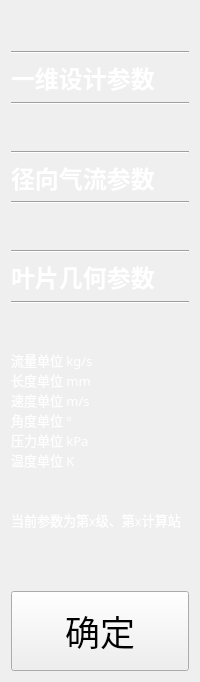
        <widget class="QWidget" name="widget_0" native="true">
         <layout class="QVBoxLayout" name="verticalLayout" stretch="1,0,0,0,1,0,0,0,1,0,0,0,1,0,5,1,0">
          <item>
           <spacer name="verticalSpacer_4">
            <property name="orientation">
             <enum>Qt::Vertical</enum>
            </property>
            <property name="sizeHint" stdset="0">
             <size>
              <width>20</width>
              <height>40</height>
             </size>
            </property>
           </spacer>
          </item>
          <item>
           <widget class="Line" name="line_6">
            <property name="orientation">
             <enum>Qt::Horizontal</enum>
            </property>
           </widget>
          </item>
          <item>
           <widget class="QPushButton" name="pushButton_yiwei">
            <property name="maximumSize">
             <size>
              <width>201</width>
              <height>16777215</height>
             </size>
            </property>
            <property name="font">
             <font>
              <family>Agency FB</family>
              <pointsize>18</pointsize>
              <weight>75</weight>
              <bold>true</bold>
             </font>
            </property>
            <property name="styleSheet">
             <string notr="true">QPushButton{
	color: rgb(255, 255, 255);
text-align:left;

	border:0px outset rgb(255, 255, 255);
	border-radius:8px;
}
QPushButton:hover {

border:2px outset rgba(36, 36, 36,0);
}
QPushButton:pressed {

border:4px outset rgba(36, 36, 36,0);
}</string>
            </property>
            <property name="text">
             <string>一维设计参数</string>
            </property>
           </widget>
          </item>
          <item>
           <widget class="Line" name="line_5">
            <property name="orientation">
             <enum>Qt::Horizontal</enum>
            </property>
           </widget>
          </item>
          <item>
           <spacer name="verticalSpacer_3">
            <property name="orientation">
             <enum>Qt::Vertical</enum>
            </property>
            <property name="sizeHint" stdset="0">
             <size>
              <width>20</width>
              <height>40</height>
             </size>
            </property>
           </spacer>
          </item>
          <item>
           <widget class="Line" name="line_3">
            <property name="orientation">
             <enum>Qt::Horizontal</enum>
            </property>
           </widget>
          </item>
          <item>
           <widget class="QPushButton" name="pushButton_jingxiang">
            <property name="maximumSize">
             <size>
              <width>16777215</width>
              <height>16777215</height>
             </size>
            </property>
            <property name="font">
             <font>
              <family>Arial</family>
              <pointsize>18</pointsize>
              <weight>75</weight>
              <bold>true</bold>
             </font>
            </property>
            <property name="styleSheet">
             <string notr="true">QPushButton{
	color: rgb(255, 255, 255);
text-align:left;

	border:0px outset rgb(255, 255, 255);
	border-radius:8px;
}
QPushButton:hover {

border:2px outset rgba(36, 36, 36,0);
}
QPushButton:pressed {

border:4px outset rgba(36, 36, 36,0);
}</string>
            </property>
            <property name="text">
             <string>径向气流参数</string>
            </property>
           </widget>
          </item>
          <item>
           <widget class="Line" name="line_4">
            <property name="orientation">
             <enum>Qt::Horizontal</enum>
            </property>
           </widget>
          </item>
          <item>
           <spacer name="verticalSpacer_2">
            <property name="orientation">
             <enum>Qt::Vertical</enum>
            </property>
            <property name="sizeHint" stdset="0">
             <size>
              <width>20</width>
              <height>40</height>
             </size>
            </property>
           </spacer>
          </item>
          <item>
           <widget class="Line" name="line">
            <property name="orientation">
             <enum>Qt::Horizontal</enum>
            </property>
           </widget>
          </item>
          <item>
           <widget class="QPushButton" name="pushButton_yepian">
            <property name="font">
             <font>
              <family>Agency FB</family>
              <pointsize>18</pointsize>
              <weight>75</weight>
              <bold>true</bold>
             </font>
            </property>
            <property name="styleSheet">
             <string notr="true">QPushButton{
	color: rgb(255, 255, 255);
text-align:left;

	border:0px outset rgb(255, 255, 255);
	border-radius:8px;
}
QPushButton:hover {

border:2px outset rgba(36, 36, 36,0);
}
QPushButton:pressed {

border:4px outset rgba(36, 36, 36,0);
}</string>
            </property>
            <property name="text">
             <string>叶片几何参数</string>
            </property>
           </widget>
          </item>
          <item>
           <widget class="Line" name="line_2">
            <property name="orientation">
             <enum>Qt::Horizontal</enum>
            </property>
           </widget>
          </item>
          <item>
           <spacer name="verticalSpacer">
            <property name="orientation">
             <enum>Qt::Vertical</enum>
            </property>
            <property name="sizeHint" stdset="0">
             <size>
              <width>20</width>
              <height>40</height>
             </size>
            </property>
           </spacer>
          </item>
          <item>
           <widget class="QLabel" name="label_2">
            <property name="minimumSize">
             <size>
              <width>0</width>
              <height>70</height>
             </size>
            </property>
            <property name="maximumSize">
             <size>
              <width>16777211</width>
              <height>16777215</height>
             </size>
            </property>
            <property name="font">
             <font>
              <family>Agency FB</family>
              <pointsize>10</pointsize>
              <weight>50</weight>
              <italic>false</italic>
              <bold>false</bold>
              <underline>false</underline>
             </font>
            </property>
            <property name="styleSheet">
             <string notr="true">color: rgb(255, 255, 255);</string>
            </property>
            <property name="text">
             <string>流量单位 kg/s
长度单位 mm
速度单位 m/s
角度单位 °
压力单位 kPa
温度单位 K</string>
            </property>
            <property name="alignment">
             <set>Qt::AlignLeading|Qt::AlignLeft|Qt::AlignVCenter</set>
            </property>
           </widget>
          </item>
          <item>
           <widget class="QLabel" name="label">
            <property name="minimumSize">
             <size>
              <width>0</width>
              <height>69</height>
             </size>
            </property>
            <property name="maximumSize">
             <size>
              <width>16777211</width>
              <height>50</height>
             </size>
            </property>
            <property name="font">
             <font>
              <family>Agency FB</family>
              <pointsize>10</pointsize>
              <weight>50</weight>
              <italic>false</italic>
              <bold>false</bold>
              <underline>false</underline>
             </font>
            </property>
            <property name="styleSheet">
             <string notr="true">color: rgb(255, 255, 255);</string>
            </property>
            <property name="text">
             <string>当前参数为第x级、第x计算站</string>
            </property>
            <property name="alignment">
             <set>Qt::AlignLeading|Qt::AlignLeft|Qt::AlignVCenter</set>
            </property>
           </widget>
          </item>
          <item>
           <spacer name="verticalSpacer_5">
            <property name="orientation">
             <enum>Qt::Vertical</enum>
            </property>
            <property name="sizeHint" stdset="0">
             <size>
              <width>20</width>
              <height>40</height>
             </size>
            </property>
           </spacer>
          </item>
          <item>
           <widget class="QPushButton" name="pushButton_confirm">
            <property name="minimumSize">
             <size>
              <width>140</width>
              <height>80</height>
             </size>
            </property>
            <property name="font">
             <font>
              <family>Agency FB</family>
              <pointsize>26</pointsize>
             </font>
            </property>
            <property name="styleSheet">
             <string notr="true">#pushButton{

	background-color: rgb(0, 0, 0);
	color: rgb(255, 255, 255);
    border:1px solid rab(0,0,0);
}
#pushButton:hover{

	background-color: rgb(255, 255, 255);
	color: rgb(0, 0, 0);
}
#pushButton:pressed{
	padding-top:5px;
    padding 
}
</string>
            </property>
            <property name="text">
             <string>确定</string>
            </property>
           </widget>
          </item>
         </layout>
        </widget>
